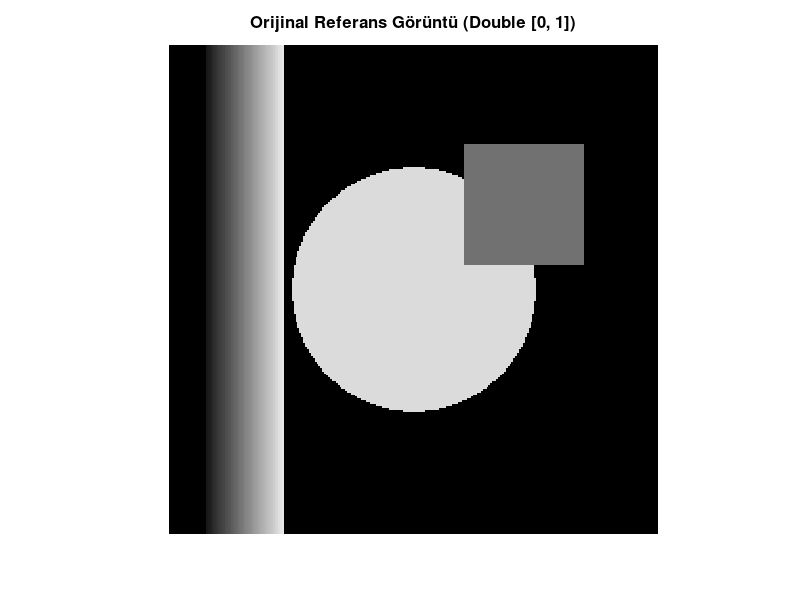

Write the MATLAB code that produced this figure. (Note: this script raises an error after producing the figure.)
%% GÖRÜNTÜ İŞLEME İLE KENAR TESPİT VE FİLTRELEME İNTERAKTİF DEMO (demo_live.m)
%
% Bu betik, projenin tüm aşamalarını bölüm bölüm (Run Section - Ctrl+Enter)
% incelemenize ve parametreleri anlık olarak test etmenize olanak tanır.
%
% Kapsam:
%   1. Görüntü Yükleme ve Normalizasyon
%   2. Gürültü Simülasyonu
%   3. Gauss Filtreleme & LoG (Marr-Hildreth) Çekirdeği
%   4. Sobel & Prewitt Gradyanları
%   5. Non-Maximum Suppression (Kenar İnceltme)
%   6. Laplacian ve Sıfır Geçişi (Zero-Crossing)
%   7. Sayısal Hata ve Performans Analizi (my_conv2 vs conv2)

clear; close all; clc;
addpath(fullfile(pwd, 'src'));

%% 1. GÖRÜNTÜ YÜKLEME VE ÖN İŞLEME
fprintf('=== [BÖLÜM 1] Görüntü Yükleniyor ===\n');

test_img_name = 'cameraman.tif';
if exist(test_img_name, 'file') || ~isempty(which(test_img_name))
    I_raw = imread(test_img_name);
    if size(I_raw, 3) == 3, I_raw = rgb2gray(I_raw); end
    I = im2double(I_raw);
else
    % Sentetik Geometrik Desen
    N = 256;
    [X, Y] = meshgrid(linspace(-1, 1, N), linspace(-1, 1, N));
    I = zeros(N, N);
    I(sqrt(X.^2 + Y.^2) < 0.5) = 0.85;
    I(X > 0.2 & X < 0.7 & Y > -0.6 & Y < -0.1) = 0.45;
    I(:, 20:60) = repmat(linspace(0.1, 0.9, 41), N, 1);
end

figure('Name', 'Bolum 1 - Orijinal Goruntu', 'Position', [150, 200, 500, 400]);
imshow(I); title('Orijinal Referans Görüntü (Double [0, 1])', 'FontSize', 12);
fprintf('Görüntü boyutu: %d x %d piksel\n\n', size(I, 1), size(I, 2));

%% 2. GÜRÜLTÜ ENJEKSİYONU
fprintf('=== [BÖLÜM 2] Yapay Gürültü Ekleniyor ===\n');

% Gauss gürültüsü (ortalama=0, varyans=0.008)
I_gauss = add_noise(I, 'gaussian', 0, 0.008);

% Tuz-Biber gürültüsü (yoğunluk=0.05)
I_sp = add_noise(I, 'salt_pepper', 0.05);

figure('Name', 'Bolum 2 - Gurultu Karsilastirmasi', 'Position', [150, 200, 900, 350]);
subplot(1, 2, 1); imshow(I_gauss); title('Gauss Gürültülü (\sigma^2 = 0.008)');
subplot(1, 2, 2); imshow(I_sp);    title('Tuz-Biber Gürültülü (Yoğunluk = 0.05)');
fprintf('Gürültüler eklendi.\n\n');

%% 3. 2D GAUSS VE LoG (LAPLACIAN OF GAUSSIAN) FİLTRELEME
fprintf('=== [BÖLÜM 3] Gauss ve LoG Filtreleri Hesaplanıyor ===\n');

% 5x5 Gauss filtresi (sigma = 1.0)
K_gauss = gaussian_kernel(5, 1.0);
I_smooth = my_conv2(I_gauss, K_gauss, 'replicate');

% 7x7 Analitik LoG (Mexican Hat) filtresi
K_log = log_kernel(7, 1.2);
I_log = my_conv2(I_gauss, K_log, 'replicate');

figure('Name', 'Bolum 3 - Filtreleme', 'Position', [150, 150, 1000, 400]);
subplot(1, 3, 1); imshow(I_gauss);  title('Giriş: Gürültülü Görüntü');
subplot(1, 3, 2); imshow(I_smooth); title('5x5 Gauss Yumuşatma (\sigma=1.0)');
subplot(1, 3, 3); imshow(I_log, []); colormap(gca, 'jet'); colorbar; title('7x7 LoG (Mexican Hat) Yanıtı');
fprintf('Gauss PSNR: %.2f dB\n\n', evaluate_metrics(I, I_smooth).PSNR);

%% 4. SOBEL VE PREWITT KENAR TESPİTİ
fprintf('=== [BÖLÜM 4] Sobel ve Prewitt Gradyanları ===\n');

[Gx_s, Gy_s, mag_s, dir_s, edge_s] = apply_sobel(I_smooth);
[Gx_p, Gy_p, mag_p, dir_p, edge_p] = apply_prewitt(I_smooth);

figure('Name', 'Bolum 4 - Sobel vs Prewitt', 'Position', [100, 100, 1000, 450]);
subplot(2, 2, 1); imshow(mag_s, []); title('Sobel Gradyan Büyüklüğü');
subplot(2, 2, 2); imshow(edge_s);    title('Sobel Eşiklenmiş Kenarlar');
subplot(2, 2, 3); imshow(mag_p, []); title('Prewitt Gradyan Büyüklüğü');
subplot(2, 2, 4); imshow(edge_p);    title('Prewitt Eşiklenmiş Kenarlar');
fprintf('1. Derece türev gradyanları hesaplandı.\n\n');

%% 5. NON-MAXIMUM SUPPRESSION (KENAR İNCELTME)
fprintf('=== [BÖLÜM 5] Non-Maximum Suppression (Canny Kenar İnceltme) ===\n');

% Sobel gradyan büyüklüğünü yön doğrultusunda incelt
nms_thin = non_maximum_suppression(mag_s, dir_s);
edge_thin = nms_thin >= (mean(mag_s, 'all') + 1.0 * std(mag_s, 0, 'all'));

figure('Name', 'Bolum 5 - Kenar Inceltme', 'Position', [150, 150, 900, 400]);
subplot(1, 2, 1); imshow(edge_s);    title('Standart Sobel (Geniş Kenarlar)');
subplot(1, 2, 2); imshow(edge_thin); title('NMS ile İnceltilmiş (Tek Piksel Kenarlar)');
fprintf('Kenar inceltme tamamlandı.\n\n');

%% 6. LAPLACIAN VE SIFIR GEÇİŞİ (ZERO-CROSSING)
fprintf('=== [BÖLÜM 6] Laplacian ve Sıfır Geçişi ===\n');

[lap_raw, edge_lap_abs, edge_lap_zc] = apply_laplacian(I_smooth, '4');

figure('Name', 'Bolum 6 - Laplacian', 'Position', [150, 150, 1000, 380]);
subplot(1, 3, 1); imshow(lap_raw, []); colormap(gca, 'gray'); colorbar; title('Ham Laplacian Yanıtı (\nabla^2 I)');
subplot(1, 3, 2); imshow(edge_lap_abs); title('Mutlak Eşikleme (|Lap| \ge T)');
subplot(1, 3, 3); imshow(edge_lap_zc);  title('Sıfır Geçişi (Zero-Crossing)');
fprintf('İkinci derece türev sıfır geçişleri tespit edildi.\n\n');

%% 7. SAYISAL HATA VE SÜRE KIYASI (my_conv2 vs conv2)
fprintf('=== [BÖLÜM 7] Sayısal Doğruluk ve Süre Testi ===\n');

K_test = gaussian_kernel(5, 1.0);

tic;
out_custom = my_conv2(I, K_test, 'zero');
t_custom = toc;

tic;
out_builtin = conv2(I, K_test, 'same');
t_builtin = toc;

m = evaluate_metrics(out_builtin, out_custom, t_custom);

fprintf('Maksimum Mutlak Hata : %.2e\n', m.MaxAbsError);
fprintf('Ortalama Mutlak Hata : %.2e\n', m.MAE);
fprintf('MSE                  : %.2e\n', m.MSE);
fprintf('PSNR                 : %.2f dB\n', m.PSNR);
fprintf('my_conv2 Süresi      : %.4f s\n', t_custom);
fprintf('conv2 Süresi         : %.4f s\n', t_builtin);
fprintf('=========================================================\n');
fprintf('Demo başarıyla tamamlandı!\n');
